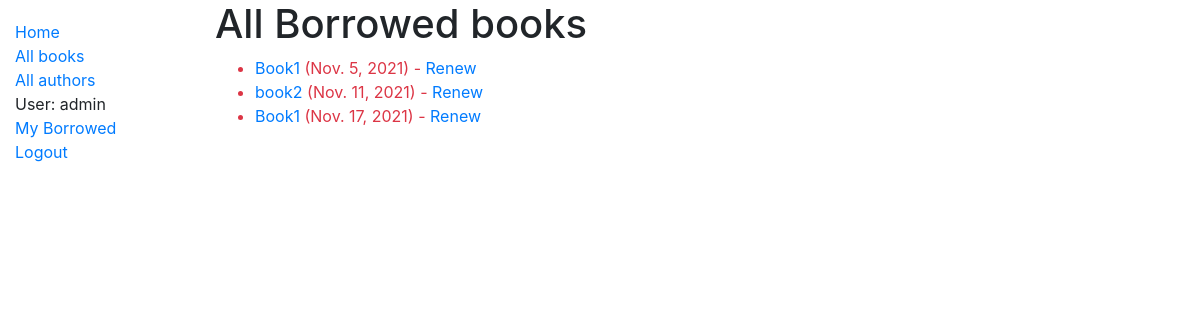
/catalog/librarian/ (signed in), run on an earlier commit of the app's database.
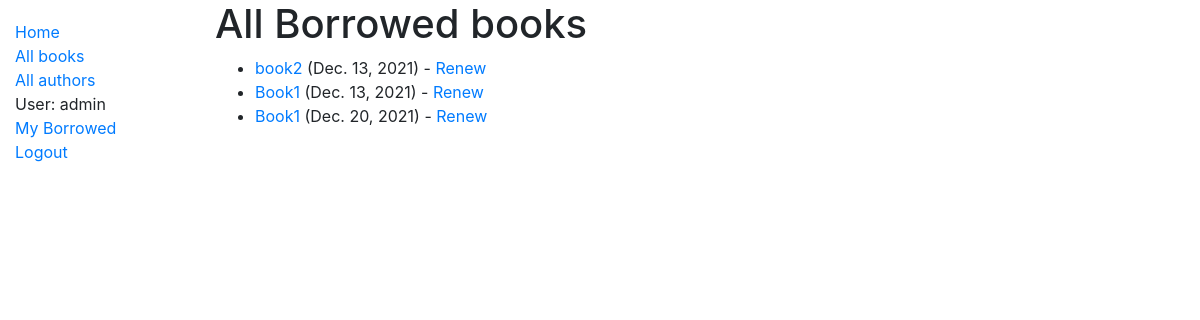
And on a later commit of the database.
### catalog/models.py (models this page shows, shortened)
class BookInstance(models.Model):
    id = models.UUIDField(primary_key=True, default=uuid.uuid4,
                          help_text='Unique ID for this particular book across whole library')
    book = models.ForeignKey('Book', on_delete=models.RESTRICT, null=True)
    imprint = models.CharField(max_length=200)
    due_back = models.DateField(null=True, blank=True)
    borrower = models.ForeignKey(User, on_delete=models.SET_NULL, null=True, blank=True)
    LOAN_STATUS = (
        ('m', 'Maintenance'),
        ('o', 'On loan'),
        ('a', 'Available'),
        ('r', 'Reserved'),
    )
    status = models.CharField(
        max_length=1,
        choices=LOAN_STATUS,
        blank=True,
        default='m',
        help_text='Book availability',
    )
    class Meta:
        ordering = ['due_back']
        permissions = (("can_mark_returned", "Set book as returned"),)
    @property
    def is_overdue(self):
        if self.due_back and date.today() > self.due_back:
            return True
        return False

class Book(models.Model):
    title = models.CharField(max_length=200)
    author = models.ForeignKey('Author', on_delete=models.SET_NULL, null=True)
    summary = models.TextField(max_length=1000, help_text='Enter a brief description of the book')
    isbn = models.CharField('ISBN', max_length=13, unique=True,
                            help_text='13 Character <a href="https://www.isbn-international.org/content/what-isbn">ISBN number</a>')
    genre = models.ManyToManyField(Genre, help_text='Select a genre for this book')
    language = models.ForeignKey('Language', on_delete=models.SET_NULL, null=True)
    def display_genre(self):
        """Create a string for the Genre. This is required to display genre in Admin."""
        return ', '.join(genre.name for genre in self.genre.all()[:3])
    display_genre.short_description = 'Genre'

### catalog/views.py (the view)
# urls.py: path('librarian/', views.LoanedBooksAllListView.as_view(), name='all-borrowed'),
class LoanedBooksAllListView(PermissionRequiredMixin, generic.ListView):
    model = BookInstance
    permission_required = 'catalog.can_mark_returned'
    template_name = 'catalog/bookinstance_list_borrowed_all.html'
    paginate_by = 10
    def get_queryset(self):
        return BookInstance.objects.filter(status__exact='o').order_by('due_back')

### catalog/templates/catalog/bookinstance_list_borrowed_all.html
{% extends "base_generic.html" %}
{% block content %}
    <h1>All Borrowed books</h1>
    {% if bookinstance_list %}
    <ul>
      {% for bookinst in bookinstance_list %}
      <li class="{% if bookinst.is_overdue %}text-danger{% endif %}">
        <a href="{% url 'book-detail' bookinst.book.pk %}">{{bookinst.book.title}}</a> ({{ bookinst.due_back }}) {% if perms.catalog.can_mark_returned %}- <a href="{% url 'renew-book-librarian' bookinst.id %}">Renew</a>  {% endif %}
      </li>
      {% endfor %}
    </ul>
    {% else %}
      <p>There are no books borrowed.</p>
    {% endif %}
{% endblock %}

### catalog/templates/base_generic.html (shortened to what this page needs)
<!DOCTYPE html>
<html lang="en">
<head>
    <link rel="stylesheet" href="https://cdn.jsdelivr.net/npm/bootstrap@4.5.3/dist/css/bootstrap.min.css"
>
    {% load static %}
    <link rel="stylesheet" href="{% static 'css/styles.css' %}">
</head>
<body>
<div class="container-fluid">
    <div class="row">
        <div class="col-sm-2">
            {% block sidebar %}
                <ul class="sidebar-nav">
                    <li><a href="{% url 'index' %}">Home</a></li>
                    <li><a href="{% url 'books' %}">All books</a></li>
                    <li><a href="{% url 'authors' %}">All authors</a></li>
                    {% if user.is_authenticated %}
                        <li>User: {{ user.get_username }}</li>
                        <li><a href="{% url 'my-borrowed' %}">My Borrowed</a></li>
                        <li><a href="{% url 'logout' %}?next={{ request.path }}">Logout</a></li>
                    {% else %}
                        <li><a href="{% url 'login' %}?next={{ request.path }}">Login</a></li>
                    {% endif %}
                </ul>
            {% endblock %}
        </div>
        <div class="col-sm-10 ">{% block content %}{% endblock %}</div>
    </div>
</div>
</body>
</html>

### catalog/static/css/styles.css (style rules this page uses)
.sidebar-nav { margin-top: 20px; padding: 0; list-style: none; }

What changed in the data, as far as the page shows it:
changed BookInstance "book2": due_back "Nov. 11, 2021" → "Dec. 13, 2021"
changed BookInstance (number 2 of 3 on the later page): due_back "Nov. 17, 2021" → "Dec. 13, 2021"
changed BookInstance: due_back "Nov. 5, 2021" → "Dec. 20, 2021"; moves down the list
